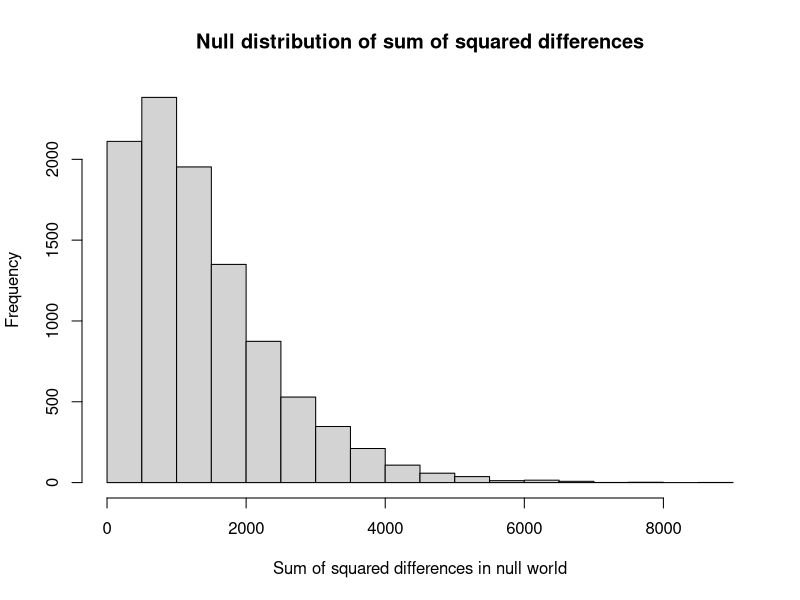

Source code (R):
## ---- chunk 1
# Load data file.
rations_df <- read.csv('data/pig_rations.csv')
# Show the first six rows.
head(rations_df)
## ---- chunk 2
# Get vectors for each ration.
# A
a_rows <- subset(rations_df, rations_df$ration == 'A')
a_weights <- a_rows$weight_gain
# B
b_rows <- subset(rations_df, rations_df$ration == 'B')
b_weights <- b_rows$weight_gain
# C
c_rows <- subset(rations_df, rations_df$ration == 'C')
c_weights <- c_rows$weight_gain
# D
d_rows <- subset(rations_df, rations_df$ration == 'D')
d_weights <- d_rows$weight_gain
# Concatenate into one long vector.
all_weights <- c(a_weights, b_weights, c_weights, d_weights)
# Show the concatenated vector.
all_weights
## ---- chunk 3
n_trials <- 10000

# An vector to store the result of each trial.
results <- numeric(n_trials)

# Do 10000 trials
for (i in 1:n_trials) {
    # Shuffle all the weight gains.
    shuffled <- sample(all_weights)
    # Split into 4 now random samples.
    fake_a <- shuffled[1:12]
    fake_b <- shuffled[13:24]
    fake_c <- shuffled[25:36]
    fake_d <- shuffled[37:48]
    # Sum the weight gains for the 4 resamples.
    sum_a <- sum(fake_a)
    sum_b <- sum(fake_b)
    sum_c <- sum(fake_c)
    sum_d <- sum(fake_d)
    # Find the differences between all the possible pairs of resamples.
    a_b <- sum_a - sum_b
    a_c <- sum_a - sum_c
    a_d <- sum_a - sum_d
    b_c <- sum_b - sum_c
    b_d <- sum_b - sum_d
    c_d <- sum_c - sum_d
    # Put the differences into an vector.
    fake_diffs <- c(a_b, a_c, a_d, b_c, b_d, c_d)
    # Square them to give six squared differences.
    sq_fake_diffs <- fake_diffs ** 2
    # Sum the squares.
    sum_sq_fake_diffs <- sum(sq_fake_diffs)
    # Keep track of the total for each trial.
    results[i] <- sum_sq_fake_diffs
    # End one trial, go back and repeat until 10000 trials are complete.
}

# Produce a histogram of the trial results.
hist(results, breaks=25,
    main='Null distribution of sum of squared differences',
    xlab='Sum of squared differences in null world')

# Find out how many trials produced differences among groups as great as
# or greater than those observed.
k <- sum(results >= 5299)
# Convert to a proportion.
kk <- k / n_trials
# Print the result.
message('Number of sum of squared differences >= 5299: ', kk)
